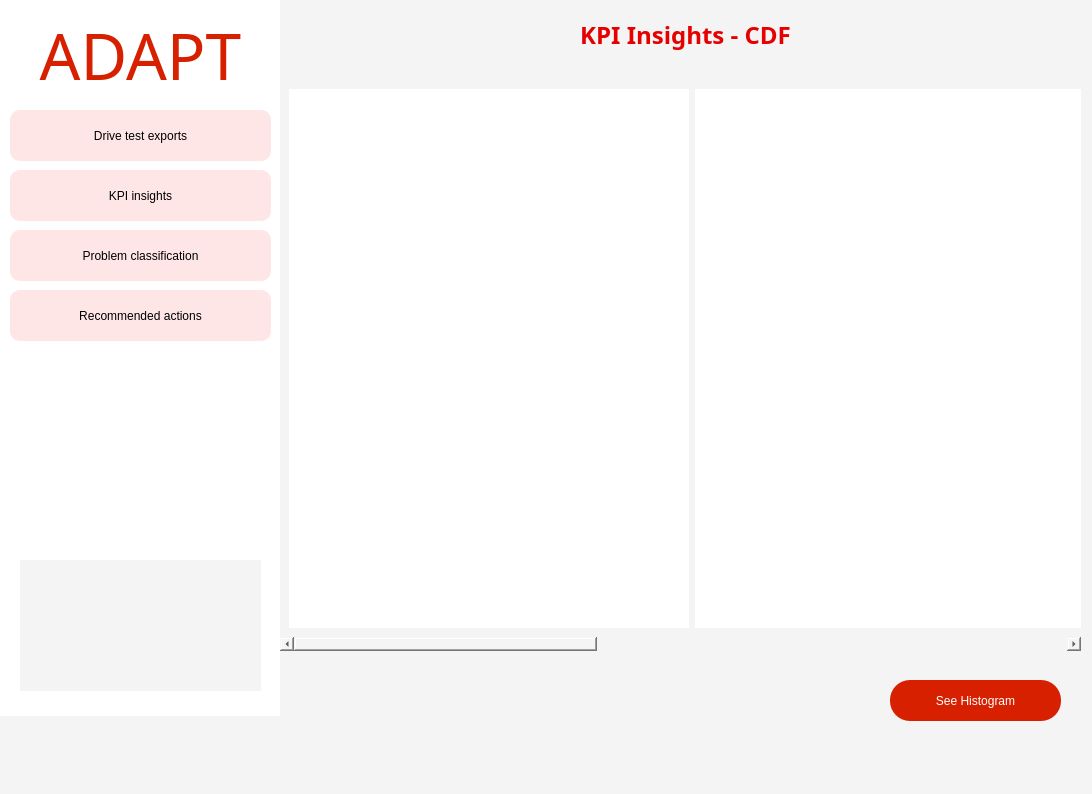
<?xml version="1.0" encoding="UTF-8"?>
<ui version="4.0">
 <class>MainWindow</class>
 <widget class="QMainWindow" name="MainWindow">
  <property name="geometry">
   <rect>
    <x>0</x>
    <y>0</y>
    <width>1092</width>
    <height>794</height>
   </rect>
  </property>
  <property name="sizePolicy">
   <sizepolicy hsizetype="Expanding" vsizetype="Preferred">
    <horstretch>0</horstretch>
    <verstretch>0</verstretch>
   </sizepolicy>
  </property>
  <property name="windowTitle">
   <string>MainWindow</string>
  </property>
  <property name="styleSheet">
   <string notr="true">
background-color: rgb(244, 244, 244);</string>
  </property>
  <widget class="QWidget" name="centralwidget">
   <widget class="QLabel" name="label_2">
    <property name="geometry">
     <rect>
      <x>-1</x>
      <y>-5</y>
      <width>281</width>
      <height>721</height>
     </rect>
    </property>
    <property name="styleSheet">
     <string notr="true">background-color: rgb(255, 255, 255);</string>
    </property>
    <property name="text">
     <string/>
    </property>
   </widget>
   <widget class="QPushButton" name="exports_button">
    <property name="geometry">
     <rect>
      <x>10</x>
      <y>110</y>
      <width>261</width>
      <height>51</height>
     </rect>
    </property>
    <property name="styleSheet">
     <string notr="true">QPushButton {
    background-color: rgb(255, 230, 230); /* light faded red */
    font: 10pt &quot;Century Gothic&quot;;
    color: black;
    border-radius: 10px;
    border: none;
    padding: 6px 12px;
}

QPushButton:hover {
    background-color: rgb(250, 200, 200); /* slightly deeper red when hovering */
}

QPushButton:pressed {
    background-color: rgb(240, 180, 180); /* deeper red when pressed */
    padding-top: 8px;
    padding-bottom: 4px;
}
</string>
    </property>
    <property name="text">
     <string>Drive test exports</string>
    </property>
    <property name="icon">
     <iconset>
      <normaloff>../../../Downloads/file-export.png</normaloff>../../../Downloads/file-export.png</iconset>
    </property>
    <property name="flat">
     <bool>true</bool>
    </property>
   </widget>
   <widget class="QPushButton" name="insights_button">
    <property name="enabled">
     <bool>false</bool>
    </property>
    <property name="geometry">
     <rect>
      <x>10</x>
      <y>170</y>
      <width>261</width>
      <height>51</height>
     </rect>
    </property>
    <property name="styleSheet">
     <string notr="true">QPushButton {
    background-color: rgb(255, 230, 230); /* light faded red */
    font: 10pt &quot;Century Gothic&quot;;
    color: black;
    border-radius: 10px;
    border: none;
    padding: 6px 12px;
}

QPushButton:hover {
    background-color: rgb(250, 200, 200); /* slightly deeper red when hovering */
}

QPushButton:pressed {
    background-color: rgb(240, 180, 180); /* deeper red when pressed */
    padding-top: 8px;
    padding-bottom: 4px;
}
</string>
    </property>
    <property name="text">
     <string>KPI insights</string>
    </property>
    <property name="icon">
     <iconset>
      <normaloff>../../../Downloads/kpi-evaluation (1).png</normaloff>../../../Downloads/kpi-evaluation (1).png</iconset>
    </property>
    <property name="flat">
     <bool>true</bool>
    </property>
   </widget>
   <widget class="QPushButton" name="classification_button">
    <property name="enabled">
     <bool>false</bool>
    </property>
    <property name="geometry">
     <rect>
      <x>10</x>
      <y>230</y>
      <width>261</width>
      <height>51</height>
     </rect>
    </property>
    <property name="styleSheet">
     <string notr="true">QPushButton {
    background-color: rgb(255, 230, 230); /* light faded red */
    font: 10pt &quot;Century Gothic&quot;;
    color: black;
    border-radius: 10px;
    border: none;
    padding: 6px 12px;
}

QPushButton:hover {
    background-color: rgb(250, 200, 200); /* slightly deeper red when hovering */
}

QPushButton:pressed {
    background-color: rgb(240, 180, 180); /* deeper red when pressed */
    padding-top: 8px;
    padding-bottom: 4px;
}
</string>
    </property>
    <property name="text">
     <string>Problem classification</string>
    </property>
    <property name="icon">
     <iconset>
      <normaloff>../../../Downloads/problem-solving.png</normaloff>../../../Downloads/problem-solving.png</iconset>
    </property>
    <property name="flat">
     <bool>true</bool>
    </property>
   </widget>
   <widget class="QPushButton" name="actions_button">
    <property name="enabled">
     <bool>false</bool>
    </property>
    <property name="geometry">
     <rect>
      <x>10</x>
      <y>290</y>
      <width>261</width>
      <height>51</height>
     </rect>
    </property>
    <property name="styleSheet">
     <string notr="true">QPushButton {
    background-color: rgb(255, 230, 230); /* light faded red */
    font: 10pt &quot;Century Gothic&quot;;
    color: black;
    border-radius: 10px;
    border: none;
    padding: 6px 12px;
}

QPushButton:hover {
    background-color: rgb(250, 200, 200); /* slightly deeper red when hovering */
}

QPushButton:pressed {
    background-color: rgb(240, 180, 180); /* deeper red when pressed */
    padding-top: 8px;
    padding-bottom: 4px;
}
</string>
    </property>
    <property name="text">
     <string>Recommended actions</string>
    </property>
    <property name="icon">
     <iconset>
      <normaloff>../../../Downloads/decision-choice.png</normaloff>../../../Downloads/decision-choice.png</iconset>
    </property>
    <property name="flat">
     <bool>true</bool>
    </property>
   </widget>
   <widget class="QPushButton" name="Histogram_button">
    <property name="geometry">
     <rect>
      <x>890</x>
      <y>680</y>
      <width>171</width>
      <height>41</height>
     </rect>
    </property>
    <property name="styleSheet">
     <string notr="true">QPushButton {
    background-color: rgb(214, 32, 0);
    font: 75 11pt &quot;Century Gothic&quot;;
    color: rgb(255, 255, 255);
    border-radius: 20px;
    border: none;
    padding: 5px 10px;
}

QPushButton:pressed {
    background-color: rgb(180, 27, 0);
    padding-top: 7px;
    padding-bottom: 3px;
}

QPushButton:hover {
    background-color: rgb(230, 50, 20);
}
</string>
    </property>
    <property name="text">
     <string>See Histogram</string>
    </property>
    <property name="default">
     <bool>false</bool>
    </property>
   </widget>
   <widget class="QScrollArea" name="scrollArea">
    <property name="geometry">
     <rect>
      <x>280</x>
      <y>80</y>
      <width>801</width>
      <height>571</height>
     </rect>
    </property>
    <property name="styleSheet">
     <string notr="true">QScrollBar:horizontal {
    border: none;
    background: #f0f0f0;
    height: 12px;
    margin: 0px 0px 0px 0px;
}

QScrollBar::handle:horizontal {
    background: #e60000;
    min-width: 20px;
    border-radius: 6px;
}

QScrollBar::handle:horizontal:hover {
    background: #cc0000;
}

QScrollBar::add-line:horizontal,
QScrollBar::sub-line:horizontal {
    width: 0px;
    subcontrol-origin: margin;
}

QScrollBar::add-page:horizontal,
QScrollBar::sub-page:horizontal {
    background: none;
}

QFrame {
    border: none;
    background: transparent;
}

</string>
    </property>
    <property name="widgetResizable">
     <bool>true</bool>
    </property>
    <widget class="QWidget" name="scrollAreaWidgetContents">
     <property name="geometry">
      <rect>
       <x>0</x>
       <y>0</y>
       <width>2050</width>
       <height>550</height>
      </rect>
     </property>
     <layout class="QHBoxLayout" name="horizontalLayout">
      <item>
       <widget class="QFrame" name="throughput_frame">
        <property name="sizePolicy">
         <sizepolicy hsizetype="Minimum" vsizetype="Minimum">
          <horstretch>0</horstretch>
          <verstretch>0</verstretch>
         </sizepolicy>
        </property>
        <property name="minimumSize">
         <size>
          <width>400</width>
          <height>500</height>
         </size>
        </property>
        <property name="styleSheet">
         <string notr="true">background-color: rgb(255, 255, 255);</string>
        </property>
        <property name="frameShape">
         <enum>QFrame::StyledPanel</enum>
        </property>
        <property name="frameShadow">
         <enum>QFrame::Raised</enum>
        </property>
       </widget>
      </item>
      <item>
       <widget class="QFrame" name="RSRP_frame">
        <property name="minimumSize">
         <size>
          <width>400</width>
          <height>500</height>
         </size>
        </property>
        <property name="styleSheet">
         <string notr="true">background-color: rgb(255, 255, 255);</string>
        </property>
        <property name="frameShape">
         <enum>QFrame::StyledPanel</enum>
        </property>
        <property name="frameShadow">
         <enum>QFrame::Raised</enum>
        </property>
       </widget>
      </item>
      <item>
       <widget class="QFrame" name="SINR_frame">
        <property name="minimumSize">
         <size>
          <width>400</width>
          <height>500</height>
         </size>
        </property>
        <property name="styleSheet">
         <string notr="true">background-color: rgb(255, 255, 255);</string>
        </property>
        <property name="frameShape">
         <enum>QFrame::StyledPanel</enum>
        </property>
        <property name="frameShadow">
         <enum>QFrame::Raised</enum>
        </property>
       </widget>
      </item>
      <item>
       <widget class="QFrame" name="RSRQ_frame">
        <property name="minimumSize">
         <size>
          <width>400</width>
          <height>500</height>
         </size>
        </property>
        <property name="styleSheet">
         <string notr="true">background-color: rgb(255, 255, 255);</string>
        </property>
        <property name="frameShape">
         <enum>QFrame::StyledPanel</enum>
        </property>
        <property name="frameShadow">
         <enum>QFrame::Raised</enum>
        </property>
       </widget>
      </item>
      <item>
       <widget class="QFrame" name="UE_Power_frame">
        <property name="minimumSize">
         <size>
          <width>400</width>
          <height>500</height>
         </size>
        </property>
        <property name="styleSheet">
         <string notr="true">background-color: rgb(255, 255, 255);</string>
        </property>
        <property name="frameShape">
         <enum>QFrame::StyledPanel</enum>
        </property>
        <property name="frameShadow">
         <enum>QFrame::Raised</enum>
        </property>
       </widget>
      </item>
     </layout>
    </widget>
   </widget>
   <widget class="QLabel" name="titleLabel">
    <property name="geometry">
     <rect>
      <x>520</x>
      <y>10</y>
      <width>331</width>
      <height>51</height>
     </rect>
    </property>
    <property name="font">
     <font>
      <family>Segoe UI,Arial,sans-serif</family>
      <weight>75</weight>
      <bold>true</bold>
     </font>
    </property>
    <property name="styleSheet">
     <string notr="true">color: #e60000; text-shadow: 1px 1px 2px rgba(0,0,0,0.1);</string>
    </property>
    <property name="text">
     <string>&lt;html&gt;&lt;head/&gt;&lt;body&gt;&lt;p align=&quot;center&quot;&gt;&lt;span style=&quot; font-size:18pt;&quot;&gt;KPI Insights - CDF&lt;/span&gt;&lt;/p&gt;&lt;/body&gt;&lt;/html&gt;</string>
    </property>
    <property name="alignment">
     <set>Qt::AlignLeading|Qt::AlignLeft|Qt::AlignVCenter</set>
    </property>
   </widget>
   <widget class="QLabel" name="label_3">
    <property name="geometry">
     <rect>
      <x>20</x>
      <y>10</y>
      <width>241</width>
      <height>91</height>
     </rect>
    </property>
    <property name="font">
     <font>
      <family>Britannic Bold</family>
      <pointsize>34</pointsize>
      <weight>50</weight>
      <italic>false</italic>
      <bold>false</bold>
     </font>
    </property>
    <property name="styleSheet">
     <string notr="true">color:rgb(214, 32, 0);
font: 34pt &quot;Britannic Bold&quot;;
background-color: rgb(255, 255, 255);



</string>
    </property>
    <property name="text">
     <string>&lt;html&gt;&lt;head/&gt;&lt;body&gt;&lt;p align=&quot;center&quot;&gt;&lt;span style=&quot; font-size:48pt;&quot;&gt;ADAPT&lt;/span&gt;&lt;/p&gt;&lt;/body&gt;&lt;/html&gt;</string>
    </property>
   </widget>
   <widget class="QLabel" name="label_7">
    <property name="geometry">
     <rect>
      <x>20</x>
      <y>560</y>
      <width>241</width>
      <height>131</height>
     </rect>
    </property>
    <property name="frameShape">
     <enum>QFrame::NoFrame</enum>
    </property>
    <property name="frameShadow">
     <enum>QFrame::Plain</enum>
    </property>
    <property name="text">
     <string/>
    </property>
    <property name="pixmap">
     <pixmap>../Vodafone-Logo.png</pixmap>
    </property>
    <property name="scaledContents">
     <bool>true</bool>
    </property>
   </widget>
  </widget>
  <widget class="QMenuBar" name="menubar">
   <property name="geometry">
    <rect>
     <x>0</x>
     <y>0</y>
     <width>1092</width>
     <height>26</height>
    </rect>
   </property>
  </widget>
  <widget class="QStatusBar" name="statusbar"/>
 </widget>
 <resources/>
 <connections/>
</ui>
